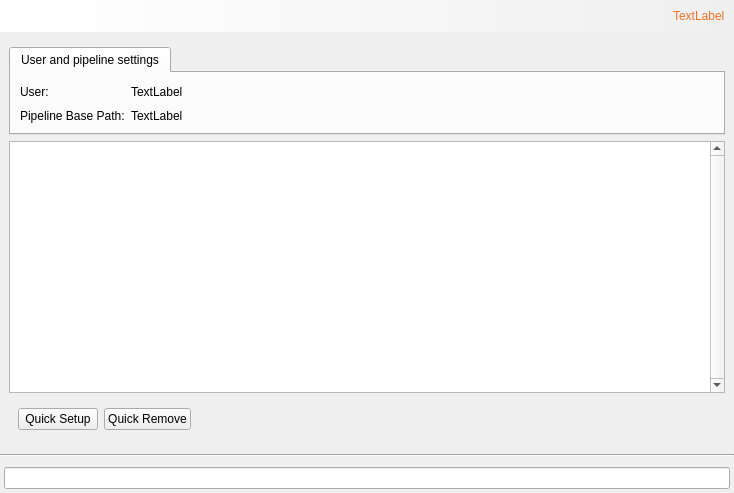
<?xml version="1.0" encoding="UTF-8"?>
<ui version="4.0">
 <class>Form</class>
 <widget class="QWidget" name="Form">
  <property name="geometry">
   <rect>
    <x>0</x>
    <y>0</y>
    <width>734</width>
    <height>493</height>
   </rect>
  </property>
  <property name="windowTitle">
   <string>Form</string>
  </property>
  <layout class="QGridLayout" name="gridLayout">
   <property name="horizontalSpacing">
    <number>0</number>
   </property>
   <property name="verticalSpacing">
    <number>6</number>
   </property>
   <property name="margin">
    <number>0</number>
   </property>
   <item row="2" column="0">
    <widget class="Line" name="line_2">
     <property name="orientation">
      <enum>Qt::Horizontal</enum>
     </property>
    </widget>
   </item>
   <item row="0" column="0">
    <widget class="QWidget" name="wdgt_header" native="true">
     <property name="sizePolicy">
      <sizepolicy hsizetype="Preferred" vsizetype="Fixed">
       <horstretch>0</horstretch>
       <verstretch>0</verstretch>
      </sizepolicy>
     </property>
     <property name="minimumSize">
      <size>
       <width>0</width>
       <height>32</height>
      </size>
     </property>
     <property name="maximumSize">
      <size>
       <width>16777215</width>
       <height>32</height>
      </size>
     </property>
     <layout class="QHBoxLayout" name="horizontalLayout">
      <property name="spacing">
       <number>0</number>
      </property>
      <property name="margin">
       <number>0</number>
      </property>
      <item>
       <widget class="QWidget" name="wdgt_header_icon" native="true">
        <property name="sizePolicy">
         <sizepolicy hsizetype="Fixed" vsizetype="Preferred">
          <horstretch>0</horstretch>
          <verstretch>0</verstretch>
         </sizepolicy>
        </property>
        <property name="minimumSize">
         <size>
          <width>32</width>
          <height>0</height>
         </size>
        </property>
        <property name="maximumSize">
         <size>
          <width>32</width>
          <height>16777215</height>
         </size>
        </property>
        <property name="styleSheet">
         <string notr="true">background-color: rgb(255, 255, 255);</string>
        </property>
       </widget>
      </item>
      <item>
       <widget class="QWidget" name="wdgt_header_gradient" native="true">
        <property name="enabled">
         <bool>false</bool>
        </property>
        <property name="layoutDirection">
         <enum>Qt::LeftToRight</enum>
        </property>
        <property name="styleSheet">
         <string notr="true">background-color: qlineargradient(spread:pad, x1:0, y1:0, x2:1, y2:0, stop:0 rgba(255, 255, 255, 255), stop:1 rgba(255, 255, 255, 0));</string>
        </property>
        <layout class="QHBoxLayout" name="horizontalLayout_4">
         <item>
          <widget class="QWidget" name="wdgt_lbl_header_text_spacer" native="true">
           <property name="styleSheet">
            <string notr="true">background-color: rgba(255, 255, 255, 0);</string>
           </property>
          </widget>
         </item>
         <item>
          <widget class="QLabel" name="lbl_header_text">
           <property name="sizePolicy">
            <sizepolicy hsizetype="Maximum" vsizetype="Preferred">
             <horstretch>0</horstretch>
             <verstretch>0</verstretch>
            </sizepolicy>
           </property>
           <property name="styleSheet">
            <string notr="true">background-color: rgba(255, 255, 255, 0);
color: rgb(241, 113, 37);
font: 75 12pt &quot;MS Shell Dlg 2&quot;;</string>
           </property>
           <property name="text">
            <string>TextLabel</string>
           </property>
          </widget>
         </item>
        </layout>
       </widget>
      </item>
     </layout>
    </widget>
   </item>
   <item row="3" column="0">
    <widget class="QWidget" name="wdgt_footer" native="true">
     <property name="sizePolicy">
      <sizepolicy hsizetype="Preferred" vsizetype="Maximum">
       <horstretch>0</horstretch>
       <verstretch>0</verstretch>
      </sizepolicy>
     </property>
     <layout class="QVBoxLayout" name="verticalLayout">
      <property name="spacing">
       <number>4</number>
      </property>
      <property name="margin">
       <number>4</number>
      </property>
      <item>
       <widget class="QLineEdit" name="le_status"/>
      </item>
     </layout>
    </widget>
   </item>
   <item row="1" column="0">
    <widget class="QWidget" name="wdgt_content" native="true">
     <layout class="QVBoxLayout" name="verticalLayout_2">
      <item>
       <widget class="QTabWidget" name="wdgt_tab">
        <property name="sizePolicy">
         <sizepolicy hsizetype="Expanding" vsizetype="Maximum">
          <horstretch>0</horstretch>
          <verstretch>0</verstretch>
         </sizepolicy>
        </property>
        <property name="currentIndex">
         <number>0</number>
        </property>
        <widget class="QWidget" name="tab_user_and_pipeline_settings">
         <attribute name="title">
          <string>User and pipeline settings</string>
         </attribute>
         <layout class="QGridLayout" name="gridLayout_4">
          <item row="3" column="1">
           <widget class="QLabel" name="lbl_user">
            <property name="text">
             <string>TextLabel</string>
            </property>
           </widget>
          </item>
          <item row="4" column="1">
           <widget class="QLabel" name="lbl_pipeline_base_path">
            <property name="text">
             <string>TextLabel</string>
            </property>
           </widget>
          </item>
          <item row="3" column="0">
           <widget class="QLabel" name="lbl_user_prefix">
            <property name="text">
             <string>User:</string>
            </property>
           </widget>
          </item>
          <item row="4" column="0">
           <widget class="QLabel" name="lbl_pipeline_base_path_prefix">
            <property name="text">
             <string>Pipeline Base Path:</string>
            </property>
           </widget>
          </item>
          <item row="3" column="2">
           <spacer name="horizontalSpacer">
            <property name="orientation">
             <enum>Qt::Horizontal</enum>
            </property>
            <property name="sizeHint" stdset="0">
             <size>
              <width>40</width>
              <height>20</height>
             </size>
            </property>
           </spacer>
          </item>
         </layout>
        </widget>
       </widget>
      </item>
      <item>
       <widget class="QWidget" name="wdgt_setup_status" native="true">
        <layout class="QGridLayout" name="gridLayout_3">
         <property name="horizontalSpacing">
          <number>0</number>
         </property>
         <property name="verticalSpacing">
          <number>6</number>
         </property>
         <property name="margin">
          <number>0</number>
         </property>
         <item row="0" column="0">
          <widget class="QTextEdit" name="te_setup_status">
           <property name="verticalScrollBarPolicy">
            <enum>Qt::ScrollBarAlwaysOn</enum>
           </property>
           <property name="horizontalScrollBarPolicy">
            <enum>Qt::ScrollBarAlwaysOff</enum>
           </property>
          </widget>
         </item>
        </layout>
       </widget>
      </item>
      <item>
       <widget class="QWidget" name="wdgt_setup_buttons" native="true">
        <property name="sizePolicy">
         <sizepolicy hsizetype="Preferred" vsizetype="Maximum">
          <horstretch>0</horstretch>
          <verstretch>0</verstretch>
         </sizepolicy>
        </property>
        <layout class="QHBoxLayout" name="horizontalLayout_2">
         <item>
          <widget class="QPushButton" name="btn_quick_setup">
           <property name="text">
            <string>Quick Setup</string>
           </property>
          </widget>
         </item>
         <item>
          <widget class="QPushButton" name="btn_quick_remove">
           <property name="text">
            <string>Quick Remove</string>
           </property>
          </widget>
         </item>
         <item>
          <spacer name="spacer_btns">
           <property name="orientation">
            <enum>Qt::Horizontal</enum>
           </property>
           <property name="sizeHint" stdset="0">
            <size>
             <width>40</width>
             <height>20</height>
            </size>
           </property>
          </spacer>
         </item>
        </layout>
       </widget>
      </item>
     </layout>
     <zorder>wdgt_header</zorder>
     <zorder>wdgt_setup_status</zorder>
     <zorder>wdgt_tab</zorder>
     <zorder>wdgt_setup_buttons</zorder>
    </widget>
   </item>
  </layout>
 </widget>
 <resources/>
 <connections/>
</ui>
